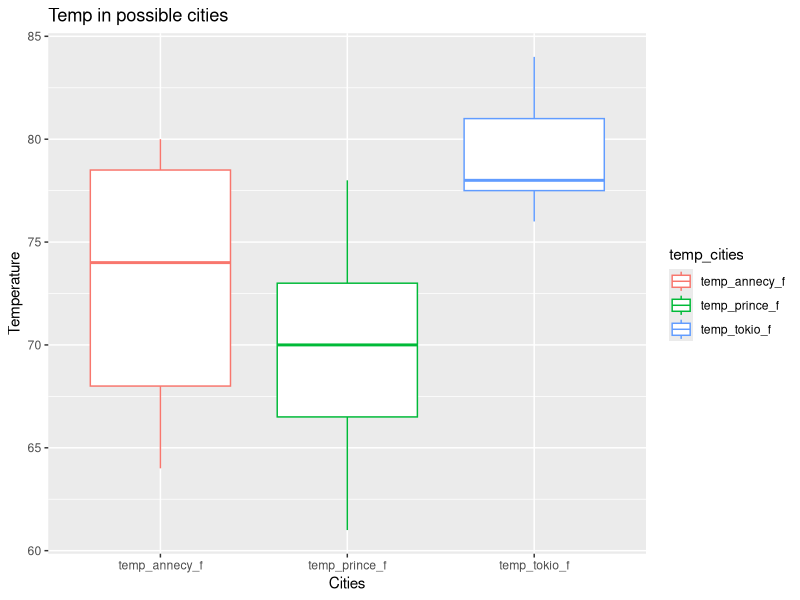

Recreate this plot in R.
## ---- chunk 1
test_variable <- 2 + 6
test_variable
## ---- chunk 2
# Create your variable here
temp_annecy_f <- c(79,80,78,71,74,65,64)
temp_annecy_f
## ---- chunk 3
# Write your function here
far_to_cel <- function(far) {
  cel <- (far-32)*(5/9)
  return (cel)
}
far_to_cel(32)  
## ---- chunk 4
# Apply your function to temps_f here
temp_annecy_c <- far_to_cel(temp_annecy_f)
temp_annecy_c
## ---- chunk 5
# Write your function here
check_threshold <- function(temps) {
  threshold <- length(temps)
  count <- 0
  for (i in temps) {
      if (i > 60) {
      count <- count + 1
    }
  }
  if (count > threshold/2) {
    print('TRUE')
  } else {
    print('FALSE')
  }
}
check_threshold(temp_annecy_f)
## ---- chunk 6
# Create your list here
temp_tokio_f <- c(76,77,81,84,81,78,78)
temp_prince_f <- c(66,70,75,78,71,67,61)
## ---- chunk 7
# Apply your function to your list
check_threshold(temp_tokio_f)
check_threshold(temp_prince_f)

## ---- chunk 8
# Create your boxplot visualization.
library(tidyverse)

df <- data.frame(temp_annecy_f,temp_prince_f,temp_tokio_f)
df
df_longer <- pivot_longer(
  data = df,
  cols = c(temp_annecy_f, temp_prince_f, temp_tokio_f),
  names_to = "temp_cities",
  values_to = "temp"
)
df_longer

plot <- ggplot(data=df_longer, aes(x = temp_cities, y = temp, color=temp_cities))+
  geom_boxplot() +
  labs(
    title = "Temp in possible cities",
    x = "Cities", y = "Temperature"
  )
plot
## ---- chunk 9

